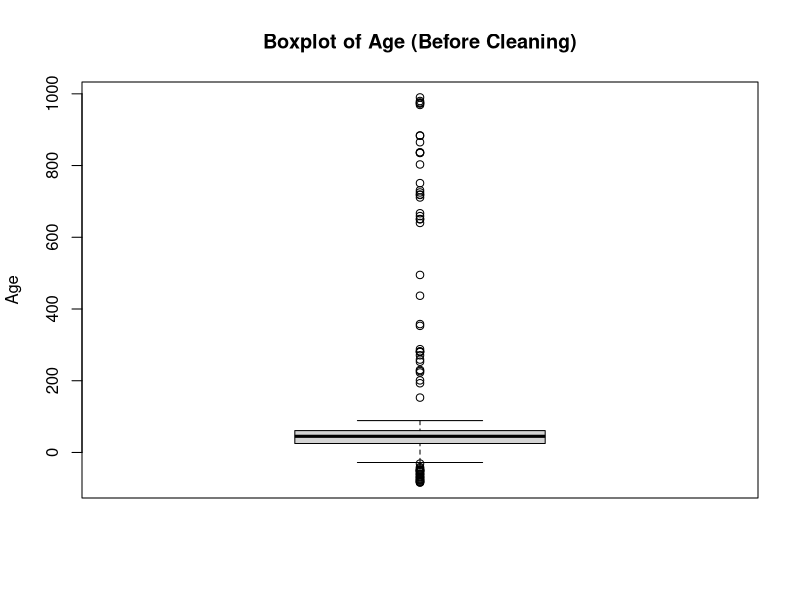
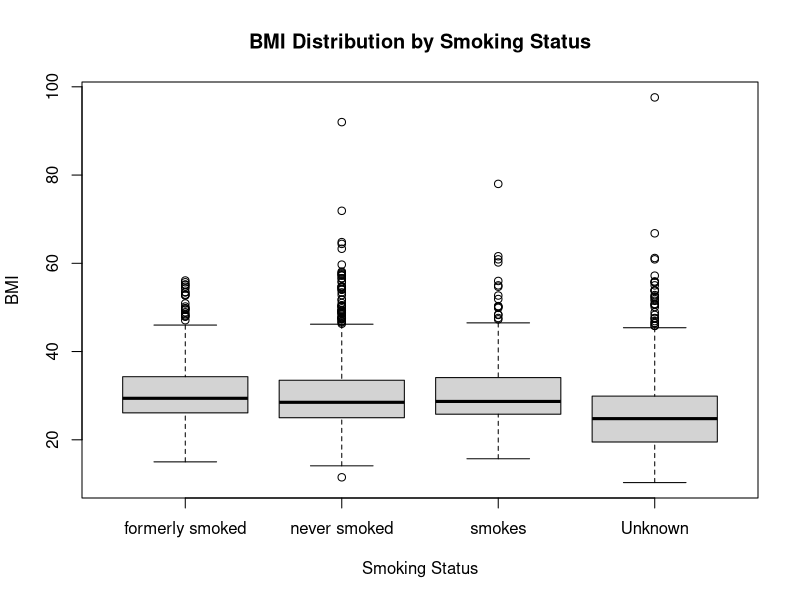
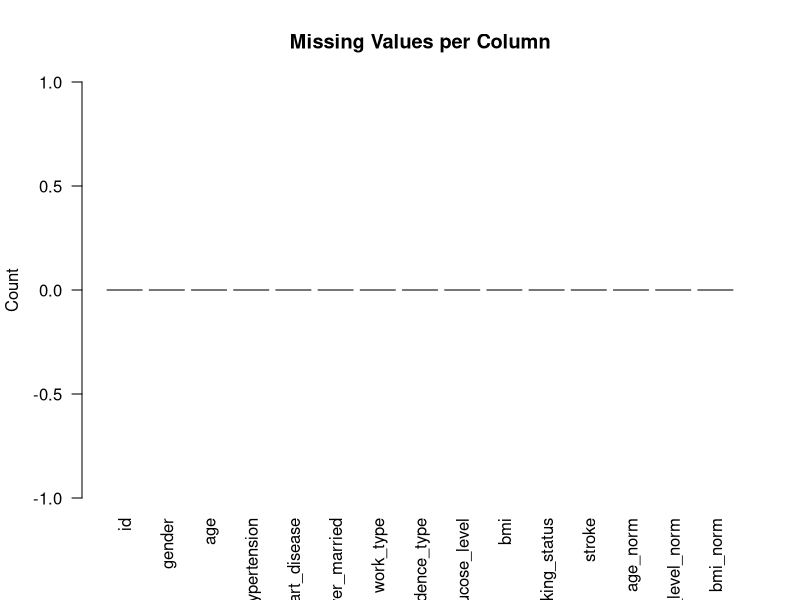

Write R code to recreate these figures, in order.
# Load Required Packages
library(readr)
library(dplyr)

# Import the Dataset
stroke_data <- read_csv("DataSet/Stroke_Dataset_Dirty.csv")
View(stroke_data)

#..............................Dataset Understanding.............................................................
# Dataset Dimension
dim(stroke_data)

# Structure of Dataset
str(stroke_data)

# Summary Statistic
summary(stroke_data)

#....................................Missing Values....................................
# Count missing values per column
colSums(is.na(stroke_data))

# Percentage of missing values
round(colSums(is.na(stroke_data)) / nrow(stroke_data) * 100, 2)

#....................................Duplicate Records....................................
sum(duplicated(stroke_data))

#....................................Inconsistent Data....................................

unique(stroke_data$gender)

unique(stroke_data$ever_married)

unique(stroke_data$work_type)

unique(stroke_data$Residence_type)

unique(stroke_data$smoking_status)


#....................................Standardize Inconsistent Data....................................
# Standardize ever_married to just "Yes" / "No"

stroke_data$ever_married <- tolower(trimws(stroke_data$ever_married))
stroke_data$ever_married[stroke_data$ever_married %in% c("yes", "y", "1", "married")] <- "Yes"
stroke_data$ever_married[stroke_data$ever_married %in% c("no", "n")] <- "No"

unique(stroke_data$ever_married)

# "unknown" gender isn't a valid category -> treat as missing

stroke_data$gender[stroke_data$gender == "unknown"] <- NA

unique(stroke_data$gender)


#....................................Outlier Detection (Age)....................................

boxplot(stroke_data$age, main = "Boxplot of Age (Before Cleaning)", ylab = "Age")

# IQR method
Q1 <- quantile(stroke_data$age, 0.25, na.rm = TRUE)
Q3 <- quantile(stroke_data$age, 0.75, na.rm = TRUE)
IQR_age <- IQR(stroke_data$age, na.rm = TRUE)

lower_bound <- Q1 - 1.5 * IQR_age
upper_bound <- Q3 + 1.5 * IQR_age

lower_bound
upper_bound

# Count outliers
sum(stroke_data$age < lower_bound | stroke_data$age > upper_bound, na.rm = TRUE)



#....................................Handle Age Outliers....................................

stroke_data$age[stroke_data$age < 0 | stroke_data$age > upper_bound] <- NA

median_age <- median(stroke_data$age, na.rm = TRUE)
stroke_data$age[is.na(stroke_data$age)] <- median_age

summary(stroke_data$age)



#...................................(Hypertension & Heart Disease)....................................
# Invalid Data Except 0 or 1 -> NA
stroke_data$hypertension[!(stroke_data$hypertension %in% c(0,1))] <- NA
stroke_data$heart_disease[!(stroke_data$heart_disease %in% c(0,1))] <- NA

# Find Mode
mode_hyp <- as.numeric(names(sort(table(stroke_data$hypertension), decreasing = TRUE))[1])
mode_hd <- as.numeric(names(sort(table(stroke_data$heart_disease), decreasing = TRUE))[1])

#Replace NA to mode
stroke_data$hypertension[is.na(stroke_data$hypertension)] <- mode_hyp
stroke_data$heart_disease[is.na(stroke_data$heart_disease)] <- mode_hd

table(stroke_data$hypertension)
table(stroke_data$heart_disease)



#....................................Gender & Ever_Married....................................

mode_gender <- names(sort(table(stroke_data$gender), decreasing = TRUE))[1]
mode_married <- names(sort(table(stroke_data$ever_married), decreasing = TRUE))[1]

stroke_data$gender[is.na(stroke_data$gender)] <- mode_gender
stroke_data$ever_married[is.na(stroke_data$ever_married)] <- mode_married

table(stroke_data$gender)
table(stroke_data$ever_married)

#....................................BMI (Fix Null Values)....................................

median_bmi <- median(stroke_data$bmi, na.rm = TRUE)
stroke_data$bmi[is.na(stroke_data$bmi)] <- median_bmi

summary(stroke_data$bmi)

#....................................Final Missing Value Check....................................

colSums(is.na(stroke_data))


#....................................Type Conversion....................................

stroke_data$hypertension <- factor(stroke_data$hypertension, levels = c(0,1), labels = c("No","Yes"))
stroke_data$heart_disease <- factor(stroke_data$heart_disease, levels = c(0,1), labels = c("No","Yes"))
stroke_data$stroke <- factor(stroke_data$stroke, levels = c(0,1), labels = c("No","Yes"))

str(stroke_data[c("hypertension","heart_disease","stroke")])


#....................................Normalization....................................

normalize <- function(x) (x - min(x)) / (max(x) - min(x))

stroke_data$age_norm <- normalize(stroke_data$age)
stroke_data$avg_glucose_level_norm <- normalize(stroke_data$avg_glucose_level)
stroke_data$bmi_norm <- normalize(stroke_data$bmi)

summary(stroke_data[c("age_norm","avg_glucose_level_norm","bmi_norm")])




#..................................... Exploratory Data Analysis....................................
# Descriptive statistics

summary(stroke_data[c("age","avg_glucose_level","bmi","stroke")])


#....................................Compare Average Glucose Level by Stroke Group....................................

aggregate(avg_glucose_level ~ stroke, data = stroke_data, FUN = mean)

aggregate(age ~ stroke, data = stroke_data, FUN = mean)



#....................................Compare BMI Spread Across Smoking Status....................................

boxplot(bmi ~ smoking_status, data = stroke_data,
        main = "BMI Distribution by Smoking Status",
        xlab = "Smoking Status", ylab = "BMI")

aggregate(bmi ~ smoking_status, data = stroke_data, FUN = function(x) c(mean = mean(x), sd = sd(x)))


#Barplot of the missing values

barplot(colSums(is.na(stroke_data)), las = 2, main = "Missing Values per Column", ylab = "Count")


#....................................Correlation Analysis....................................

cor(stroke_data[c("age","avg_glucose_level","bmi")])


#....................................Data Filtering....................................
# Filter: older patients (50+) who also have hypertension - a higher-risk subgroup
high_risk <- filter(stroke_data, age >= 50 & hypertension == "Yes")

nrow(high_risk)
head(high_risk)

#....................................Save Clean Dataset....................................

# Save Cleaned Dataset as a new CSV file
write_csv(stroke_data, "DataSet/Stroke_Dataset_Clean.csv")

# Confirmation message
cat("Clean dataset saved successfully!\n")
